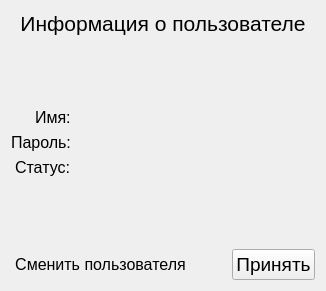
<?xml version="1.0" encoding="UTF-8"?>
<ui version="4.0">
 <class>Dialog_InfoUser</class>
 <widget class="QDialog" name="Dialog_InfoUser">
  <property name="geometry">
   <rect>
    <x>0</x>
    <y>0</y>
    <width>326</width>
    <height>291</height>
   </rect>
  </property>
  <property name="windowTitle">
   <string>Dialog</string>
  </property>
  <layout class="QVBoxLayout" name="verticalLayout">
   <item>
    <widget class="QLabel" name="mainLabel">
     <property name="font">
      <font>
       <pointsize>16</pointsize>
      </font>
     </property>
     <property name="text">
      <string>Информация о пользователе</string>
     </property>
     <property name="alignment">
      <set>Qt::AlignCenter</set>
     </property>
    </widget>
   </item>
   <item>
    <spacer name="verticalSpacer_2">
     <property name="orientation">
      <enum>Qt::Vertical</enum>
     </property>
     <property name="sizeHint" stdset="0">
      <size>
       <width>20</width>
       <height>40</height>
      </size>
     </property>
    </spacer>
   </item>
   <item>
    <layout class="QFormLayout" name="formLayout">
     <property name="labelAlignment">
      <set>Qt::AlignRight|Qt::AlignTrailing|Qt::AlignVCenter</set>
     </property>
     <item row="0" column="0">
      <widget class="QLabel" name="label">
       <property name="font">
        <font>
         <pointsize>12</pointsize>
        </font>
       </property>
       <property name="text">
        <string>Имя:</string>
       </property>
      </widget>
     </item>
     <item row="0" column="1">
      <widget class="QLabel" name="labelLogin">
       <property name="font">
        <font>
         <pointsize>12</pointsize>
        </font>
       </property>
       <property name="text">
        <string/>
       </property>
      </widget>
     </item>
     <item row="1" column="0">
      <widget class="QLabel" name="label_3">
       <property name="font">
        <font>
         <pointsize>12</pointsize>
        </font>
       </property>
       <property name="text">
        <string>Пароль:</string>
       </property>
      </widget>
     </item>
     <item row="1" column="1">
      <widget class="QLabel" name="labelPassword">
       <property name="font">
        <font>
         <pointsize>12</pointsize>
        </font>
       </property>
       <property name="text">
        <string/>
       </property>
      </widget>
     </item>
     <item row="2" column="0">
      <widget class="QLabel" name="label_5">
       <property name="font">
        <font>
         <pointsize>12</pointsize>
        </font>
       </property>
       <property name="text">
        <string>Статус:</string>
       </property>
      </widget>
     </item>
     <item row="2" column="1">
      <widget class="QLabel" name="labelStatus">
       <property name="font">
        <font>
         <pointsize>12</pointsize>
        </font>
       </property>
       <property name="text">
        <string/>
       </property>
      </widget>
     </item>
    </layout>
   </item>
   <item>
    <spacer name="verticalSpacer">
     <property name="orientation">
      <enum>Qt::Vertical</enum>
     </property>
     <property name="sizeHint" stdset="0">
      <size>
       <width>20</width>
       <height>40</height>
      </size>
     </property>
    </spacer>
   </item>
   <item>
    <layout class="QHBoxLayout" name="horizontalLayout">
     <item>
      <widget class="QPushButton" name="buttonExit">
       <property name="font">
        <font>
         <pointsize>12</pointsize>
        </font>
       </property>
       <property name="text">
        <string>Сменить пользователя</string>
       </property>
       <property name="default">
        <bool>false</bool>
       </property>
       <property name="flat">
        <bool>true</bool>
       </property>
      </widget>
     </item>
     <item>
      <spacer name="horizontalSpacer">
       <property name="orientation">
        <enum>Qt::Horizontal</enum>
       </property>
       <property name="sizeHint" stdset="0">
        <size>
         <width>40</width>
         <height>20</height>
        </size>
       </property>
      </spacer>
     </item>
     <item>
      <widget class="QPushButton" name="accept">
       <property name="font">
        <font>
         <pointsize>14</pointsize>
        </font>
       </property>
       <property name="text">
        <string>Принять</string>
       </property>
      </widget>
     </item>
    </layout>
   </item>
  </layout>
 </widget>
 <resources/>
 <connections>
  <connection>
   <sender>accept</sender>
   <signal>clicked()</signal>
   <receiver>Dialog_InfoUser</receiver>
   <slot>reject()</slot>
   <hints>
    <hint type="sourcelabel">
     <x>275</x>
     <y>270</y>
    </hint>
    <hint type="destinationlabel">
     <x>162</x>
     <y>145</y>
    </hint>
   </hints>
  </connection>
  <connection>
   <sender>buttonExit</sender>
   <signal>clicked()</signal>
   <receiver>Dialog_InfoUser</receiver>
   <slot>accept()</slot>
   <hints>
    <hint type="sourcelabel">
     <x>97</x>
     <y>265</y>
    </hint>
    <hint type="destinationlabel">
     <x>162</x>
     <y>145</y>
    </hint>
   </hints>
  </connection>
 </connections>
</ui>
